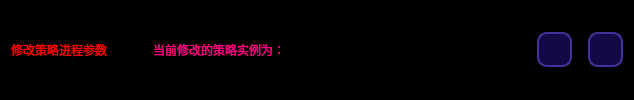
       <widget class="QFrame" name="frame_2">
        <property name="minimumSize">
         <size>
          <width>0</width>
          <height>40</height>
         </size>
        </property>
        <property name="styleSheet">
         <string notr="true">QFrame {
	background-color: rgb(0, 0, 0);
	border: none;
	
	border-radius: 20px;
}

</string>
        </property>
        <property name="frameShape">
         <enum>QFrame::StyledPanel</enum>
        </property>
        <property name="frameShadow">
         <enum>QFrame::Raised</enum>
        </property>
        <layout class="QHBoxLayout" name="horizontalLayout_2">
         <property name="topMargin">
          <number>5</number>
         </property>
         <property name="bottomMargin">
          <number>5</number>
         </property>
         <item>
          <widget class="QLabel" name="label_tital_6">
           <property name="minimumSize">
            <size>
             <width>0</width>
             <height>50</height>
            </size>
           </property>
           <property name="maximumSize">
            <size>
             <width>16777215</width>
             <height>50</height>
            </size>
           </property>
           <property name="styleSheet">
            <string notr="true">font: 700 20pt &quot;等线&quot;;
color: rgb(255, 0, 0);
border: none;</string>
           </property>
           <property name="text">
            <string>修改策略进程参数</string>
           </property>
          </widget>
         </item>
         <item>
          <spacer name="horizontalSpacer_2">
           <property name="orientation">
            <enum>Qt::Horizontal</enum>
           </property>
           <property name="sizeHint" stdset="0">
            <size>
             <width>40</width>
             <height>20</height>
            </size>
           </property>
          </spacer>
         </item>
         <item>
          <widget class="QLabel" name="label">
           <property name="styleSheet">
            <string notr="true">font: 700 16pt &quot;等线&quot;;
color: rgb(255, 0, 127);</string>
           </property>
           <property name="text">
            <string>当前修改的策略实例为：</string>
           </property>
          </widget>
         </item>
         <item>
          <widget class="QLabel" name="label_info">
           <property name="sizePolicy">
            <sizepolicy hsizetype="Expanding" vsizetype="Preferred">
             <horstretch>0</horstretch>
             <verstretch>0</verstretch>
            </sizepolicy>
           </property>
           <property name="minimumSize">
            <size>
             <width>200</width>
             <height>0</height>
            </size>
           </property>
           <property name="styleSheet">
            <string notr="true">font: 700 16pt &quot;等线&quot;;
color: rgb(0, 255, 0);
border: none;</string>
           </property>
           <property name="text">
            <string/>
           </property>
          </widget>
         </item>
         <item>
          <spacer name="horizontalSpacer_3">
           <property name="orientation">
            <enum>Qt::Horizontal</enum>
           </property>
           <property name="sizeHint" stdset="0">
            <size>
             <width>40</width>
             <height>20</height>
            </size>
           </property>
          </spacer>
         </item>
         <item>
          <widget class="QPushButton" name="Btn_min_window">
           <property name="minimumSize">
            <size>
             <width>35</width>
             <height>35</height>
            </size>
           </property>
           <property name="maximumSize">
            <size>
             <width>35</width>
             <height>35</height>
            </size>
           </property>
           <property name="styleSheet">
            <string notr="true">QPushButton {
	border: 2px solid rgb(65, 51, 156);
	border-radius: 10px;
	background-color: rgb(20, 9, 70);
	text-align: center;
}

QPushButton:hover {
	background-color: rgb(31, 31, 50);
	border: 2px solid rgb(255, 85, 0);
}

QPushButton:pressed {
	background-color: rgb(21, 21, 21)
}</string>
           </property>
           <property name="text">
            <string/>
           </property>
           <property name="icon">
            <iconset resource="../resource.qrc">
             <normaloff>:/icon/icons/最小化.svg</normaloff>:/icon/icons/最小化.svg</iconset>
           </property>
           <property name="iconSize">
            <size>
             <width>30</width>
             <height>30</height>
            </size>
           </property>
          </widget>
         </item>
         <item>
          <spacer name="horizontalSpacer">
           <property name="orientation">
            <enum>Qt::Horizontal</enum>
           </property>
           <property name="sizeType">
            <enum>QSizePolicy::Fixed</enum>
           </property>
           <property name="sizeHint" stdset="0">
            <size>
             <width>10</width>
             <height>20</height>
            </size>
           </property>
          </spacer>
         </item>
         <item>
          <widget class="QPushButton" name="Btn_close_window">
           <property name="minimumSize">
            <size>
             <width>35</width>
             <height>35</height>
            </size>
           </property>
           <property name="maximumSize">
            <size>
             <width>35</width>
             <height>35</height>
            </size>
           </property>
           <property name="styleSheet">
            <string notr="true">QPushButton {
	border: 2px solid rgb(65, 51, 156);
	border-radius: 10px;
	background-color: rgb(20, 9, 70);
	text-align: center;
}

QPushButton:hover {
	background-color: rgb(31, 31, 50);
	border: 2px solid rgb(255, 85, 0);
}

QPushButton:pressed {
	background-color: rgb(21, 21, 21)
}</string>
           </property>
           <property name="text">
            <string/>
           </property>
           <property name="icon">
            <iconset resource="../resource.qrc">
             <normaloff>:/icon/icons/关闭.svg</normaloff>:/icon/icons/关闭.svg</iconset>
           </property>
           <property name="iconSize">
            <size>
             <width>35</width>
             <height>35</height>
            </size>
           </property>
          </widget>
         </item>
        </layout>
       </widget>
